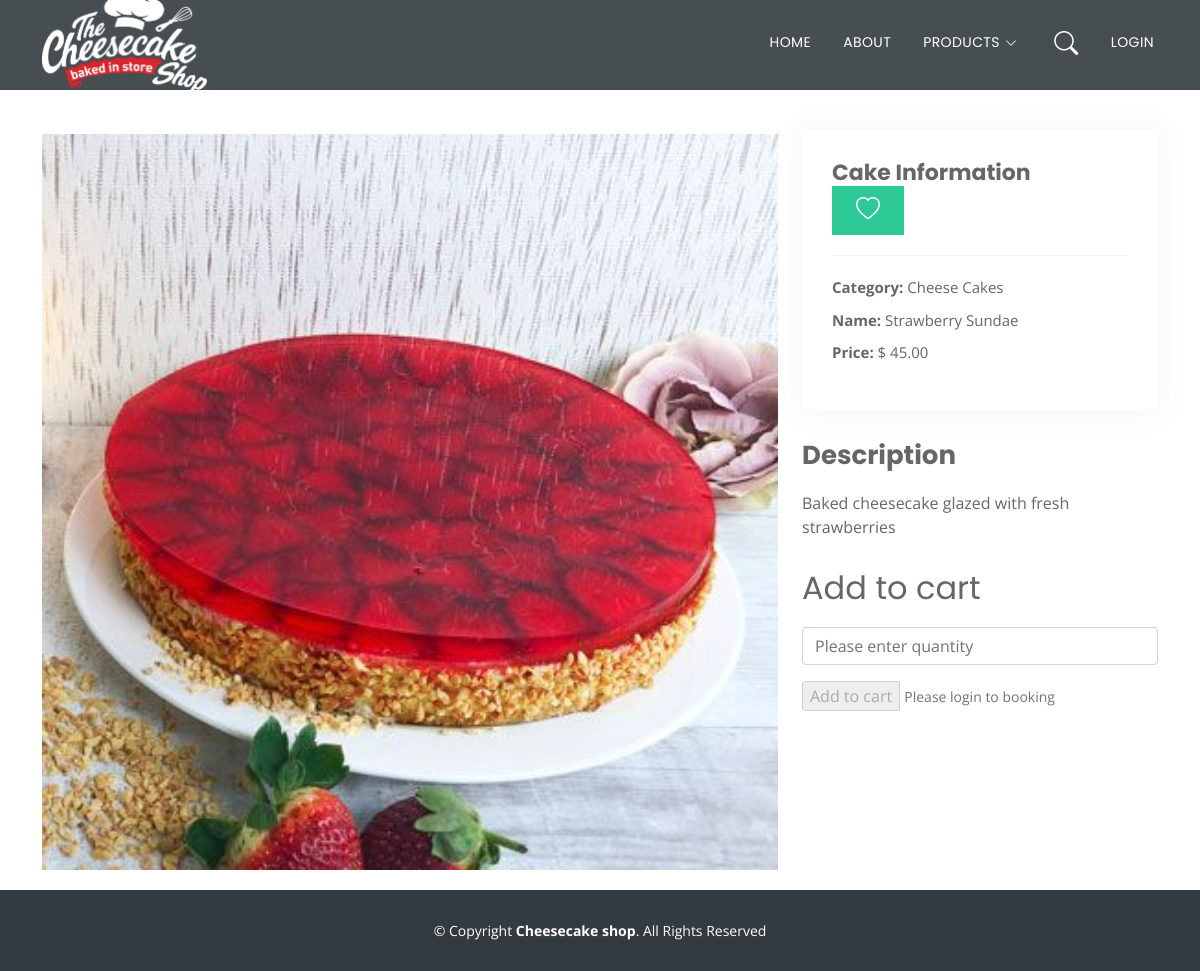
Page /productDescription.php?pid=112 on the committed database.
### tables this page shows
CREATE TABLE IF NOT EXISTS `products` (
`p_id` int(11) NOT NULL,
  `product_name` varchar(45) DEFAULT NULL,
  `price` decimal(10,0) DEFAULT NULL,
  `description` longtext,
  `category_id` int(11) DEFAULT NULL,
  `image_path` varchar(255) DEFAULT NULL,
  `subcategory_id` int(11) DEFAULT NULL
);

CREATE TABLE IF NOT EXISTS `categories` (
  `id` int(11) NOT NULL,
  `title` varchar(255) NOT NULL,
  `p_id` int(11) DEFAULT NULL
);

### src/productDescription.php (the view, shortened to what this page needs)
<?php include "header.php";
?>
<?php
require "connection.php";
$pid = $_GET['pid'];
$details = $pdo->query("SELECT * FROM products p JOIN categories c ON p.category_id = c.id WHERE p.p_id = $pid")->fetch();
?>
<section id="products-details" class="main products-details">
    <div class="container">
        <div class="row gy-4">
            <div class="col-lg-8">
                <div class="products-details-slider swiper">
                    <div class="swiper-wrapper align-items-center">
                        <div class="swiper-slide">
                            <img <?php echo 'src="../assets/img/products/' . $details['image_path'] . '"'; ?> alt="image" class=" mt-1 img-fluid">
                        </div>
                    </div>
                </div>
            </div>
            <div class="col-lg-4">
                <div class="products-info">
                    <h3>Cake Information <span>
                            <form action="" method="post">
                                <button type="submit" name="wishlist">
                                    <i style="font-size: 1.5rem;" class="bi bi-heart"></i>
                                </button>
                            </form>
                        </span></h3>
                    <ul>
                        <li><strong>Category:</strong> <?php echo  $details['title']; ?></li>
                        <li><strong>Name:</strong> <?php echo  $details['product_name']; ?></li>
                        <li><strong>Price:</strong> <?php echo "$ " . number_format($details['price'], 2); ?></li>
                    </ul>
                </div>
                <div class="products-description">
                    <h2>Description</h2>
                    <p>
                        <?php echo  $details['description']; ?>
                    </p>
                </div>
                <div class="col-lg-12 col-md-8">
                    <h2>Add to cart</h2>
                    <div class="form">
                        <form action="" method="post" role="form" class="php-email-form">
                            <div class="form-group">
                                <input type="number" min=1 max=100 name="quantity" class="form-control" id="quantity" placeholder="Please enter quantity" required>
                            </div>
                            <?php if (isset($_SESSION['customer_id'])) { ?>
                            <div class="text-center"><button name="order" type="submit">Add to cart</button></div>
                            <?php } else { ?>
                            <input type="submit" name="order" class="btns book" value="Add to cart" disabled>
                            <small class="text-muted">Please login to booking</small>
                            <?php } ?>
                        </form>
                    </div>
                </div>
            </div>
        </div>
    </div>
</section>
<?php include "footer.php" ?>

### assets/css/style.css (style rules this page uses)
p { padding: 0; margin: 0 0 30px 0; }
h1, h2, h3, h4, h5, h6 { font-family: 'Poppins', sans-serif; font-weight: 400; margin: 0 0 20px 0; padding: 0; }
section { overflow: hidden; }
.products-details { padding-top: 40px; }
.products-details .products-details-slider img { width: 100%; }
.products-details .products-info { padding: 30px; box-shadow: 0px 0 30px rgba(102, 102, 102, 0.08); }
.products-details .products-info h3 { font-size: 22px; font-weight: 700; margin-bottom: 20px; padding-bottom: 20px; border-bottom: 1px solid #eee; }
.products-details .products-info ul { list-style: none; padding: 0; font-size: 15px; }
.products-details .products-info ul li+li { margin-top: 10px; }
.products-details .products-description { padding-top: 30px; }
.products-details .products-description h2 { font-size: 26px; font-weight: 700; margin-bottom: 20px; }
.products-details .products-description p { padding: 0; }
button[type='submit'] { background: #2dc997; border: 0; padding: 10px 24px; color: #fff; transition: 0.4s; }

### rows in the picture
products: image_path (picture), category.title "Cheese Cakes", product_name "Strawberry Sundae", price "45.00", description "Baked cheesecake glazed with fresh strawberries"
